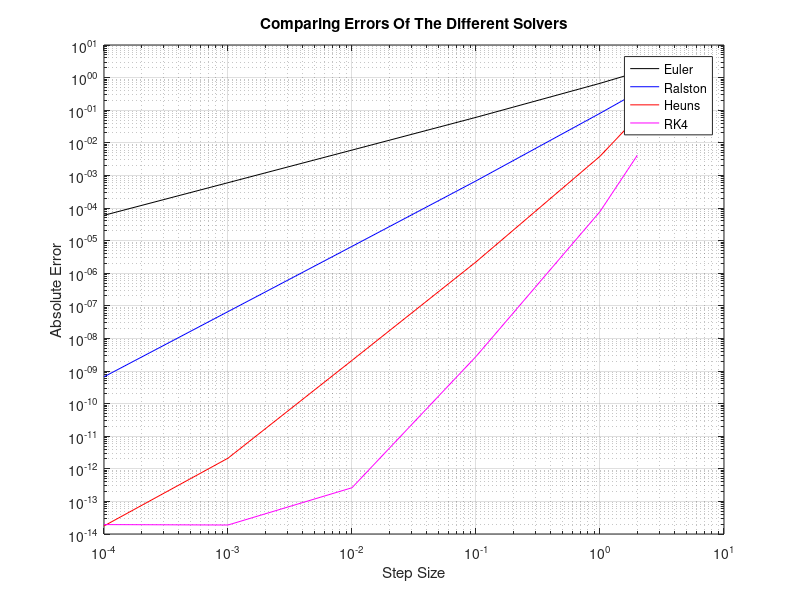

Write the MATLAB code that produced this figure.
clc 
clear all

%-------------------------------------------------------------------
stepSize1 = [0 0.001 0.01 0.1];
stepSize2 = [0 0.001 0.01 0.1 1];
stepSize3 = [0 0.0001 0.001 0.01 0.1 1 2];
%-------------------------------------------------------------------

%Euleurs Method. 
Euleurs_Error1 = [0 4.2900972863080256E-6 4.0771672984440954E-5 0.005551715102626531];
Euleurs_Error2 = [0 0.0010007497917596808 0.00997500031248455 0.09750310953806895 0.7725887222397811];
Euleurs_Error3 = [0 5.972888981309321E-5 5.97483774146923E-4 0.005978726132787271 0.060341850059492 0.6674704750656133 1.4605015025308068];

%Ralstons Method. 
% The value outputed and the Abs. ERROR
Raltons_Error1 = [0 5.240523970329036E-8 5.193228154176666E-6 8.138691790593455E-4];
Raltons_Error2 = [0 2.501434654966772E-7 2.4934805654908132E-5 0.00243162233882277 0.1725887222397815];
Raltons_Error3 = [0 6.636396987502735E-10 6.639463134838763E-8 6.650542790032077E-6 6.779222209674085E-4 0.08039184821826445 0.3533088041813757];

%Heun's Method. 
Heuns_Error1 = [0 8.129052986305396E-12 8.767497838846339E-9 3.7466250435436166E-6];
Heuns_Error2 = [0 3.247624391633508E-11 3.237148904489118E-8 3.194343442336489E-5 0.02258872223978159];
Heuns_Error3 = [0 1.765254609153999E-14 2.1189716647995738E-12 2.11448869524844E-9 2.2180454538611727E-6 0.003865800251120488 0.062418829884526295];

%Runge-Kutta4 Method. s
RK4_Error1 = [0 6.661338147750939E-16 2.3792079417717105E-12 1.0710448510309334E-6];
RK4_Error2 = [0 6.88338275267597E-14 2.2460611148744647E-10 2.1391348936639076E-6 0.010088722239781411];
RK4_Error3 = [0 1.942890293094024E-14 1.887379141862766E-14 2.62456723021387E-13 2.7840291183522936E-9 7.778683648074214E-5 0.00413955557649992];
%--------------------------------------------------------------------------------------------------------------------------------------------%

stepSize = stepSize3;

Euleurs_Error = Euleurs_Error3;
Raltons_Error = Raltons_Error3;
Heuns_Error = Heuns_Error3;
RK4_Error = RK4_Error3;

loglog(stepSize, Euleurs_Error, 'k', stepSize, Raltons_Error, 'b', stepSize, Heuns_Error, 'r', stepSize, RK4_Error, 'm')
legend('Euler','Ralston','Heuns','RK4')
grid on
title('Comparing Errors Of The Different Solvers') 
xlabel('Step Size') 
ylabel('Absolute Error')